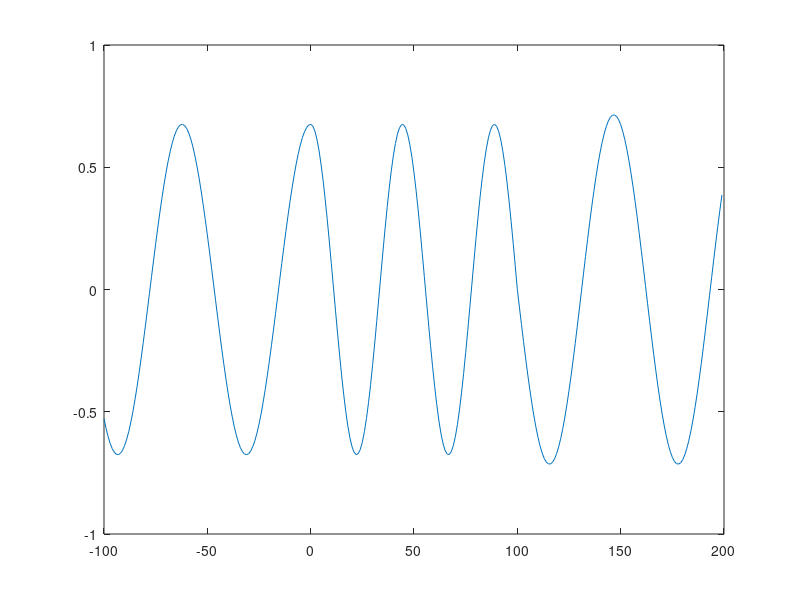

This chart was generated by the following MATLAB code: (Note: this script raises an error after producing the figure.)
clear
clc
figure
data3 = importdata("data3.txt");
plot(data3(:, 1), data3(:, 2))
xline(0)
xline(100.000000)
title("Electric Field Amplitude at t=0")
ylabel("E (V/m)")
xlabel("z (nm)")